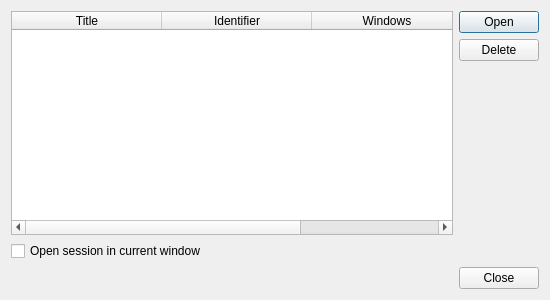
<?xml version="1.0" encoding="UTF-8"?>
<ui version="4.0">
 <class>Otter::SessionsManagerDialog</class>
 <widget class="QDialog" name="Otter::SessionsManagerDialog">
  <property name="geometry">
   <rect>
    <x>0</x>
    <y>0</y>
    <width>550</width>
    <height>300</height>
   </rect>
  </property>
  <property name="windowTitle">
   <string>Sessions Manager</string>
  </property>
  <layout class="QVBoxLayout" name="verticalLayout_2">
   <item>
    <layout class="QHBoxLayout" name="horizontalLayout">
     <item>
      <widget class="QTableWidget" name="sessionsWidget">
       <property name="autoScroll">
        <bool>false</bool>
       </property>
       <property name="editTriggers">
        <set>QAbstractItemView::NoEditTriggers</set>
       </property>
       <property name="showDropIndicator" stdset="0">
        <bool>false</bool>
       </property>
       <property name="dragDropOverwriteMode">
        <bool>false</bool>
       </property>
       <property name="alternatingRowColors">
        <bool>true</bool>
       </property>
       <property name="selectionMode">
        <enum>QAbstractItemView::SingleSelection</enum>
       </property>
       <property name="selectionBehavior">
        <enum>QAbstractItemView::SelectRows</enum>
       </property>
       <property name="showGrid">
        <bool>false</bool>
       </property>
       <attribute name="horizontalHeaderDefaultSectionSize">
        <number>150</number>
       </attribute>
       <attribute name="horizontalHeaderHighlightSections">
        <bool>false</bool>
       </attribute>
       <attribute name="horizontalHeaderMinimumSectionSize">
        <number>100</number>
       </attribute>
       <attribute name="horizontalHeaderStretchLastSection">
        <bool>true</bool>
       </attribute>
       <attribute name="verticalHeaderVisible">
        <bool>false</bool>
       </attribute>
       <column>
        <property name="text">
         <string>Title</string>
        </property>
       </column>
       <column>
        <property name="text">
         <string>Identifier</string>
        </property>
       </column>
       <column>
        <property name="text">
         <string>Windows</string>
        </property>
       </column>
      </widget>
     </item>
     <item>
      <layout class="QVBoxLayout" name="verticalLayout" stretch="0,0,1">
       <item>
        <widget class="QPushButton" name="openButton">
         <property name="text">
          <string>Open</string>
         </property>
         <property name="icon">
          <iconset resource="../../resources/resources.qrc">
           <normaloff>:/icons/document-open.png</normaloff>:/icons/document-open.png</iconset>
         </property>
        </widget>
       </item>
       <item>
        <widget class="QPushButton" name="deleteButton">
         <property name="text">
          <string>Delete</string>
         </property>
         <property name="icon">
          <iconset resource="../../resources/resources.qrc">
           <normaloff>:/icons/edit-delete.png</normaloff>:/icons/edit-delete.png</iconset>
         </property>
        </widget>
       </item>
       <item>
        <spacer name="verticalSpacer">
         <property name="orientation">
          <enum>Qt::Vertical</enum>
         </property>
         <property name="sizeHint" stdset="0">
          <size>
           <width>0</width>
           <height>0</height>
          </size>
         </property>
        </spacer>
       </item>
      </layout>
     </item>
    </layout>
   </item>
   <item>
    <widget class="QCheckBox" name="reuseCheckBox">
     <property name="text">
      <string>Open session in current window</string>
     </property>
    </widget>
   </item>
   <item>
    <widget class="QDialogButtonBox" name="buttonBox">
     <property name="orientation">
      <enum>Qt::Horizontal</enum>
     </property>
     <property name="standardButtons">
      <set>QDialogButtonBox::Close</set>
     </property>
    </widget>
   </item>
  </layout>
 </widget>
 <resources>
  <include location="../../resources/resources.qrc"/>
 </resources>
 <connections>
  <connection>
   <sender>buttonBox</sender>
   <signal>accepted()</signal>
   <receiver>Otter::SessionsManagerDialog</receiver>
   <slot>accept()</slot>
   <hints>
    <hint type="sourcelabel">
     <x>248</x>
     <y>254</y>
    </hint>
    <hint type="destinationlabel">
     <x>157</x>
     <y>274</y>
    </hint>
   </hints>
  </connection>
  <connection>
   <sender>buttonBox</sender>
   <signal>rejected()</signal>
   <receiver>Otter::SessionsManagerDialog</receiver>
   <slot>reject()</slot>
   <hints>
    <hint type="sourcelabel">
     <x>316</x>
     <y>260</y>
    </hint>
    <hint type="destinationlabel">
     <x>286</x>
     <y>274</y>
    </hint>
   </hints>
  </connection>
 </connections>
</ui>
